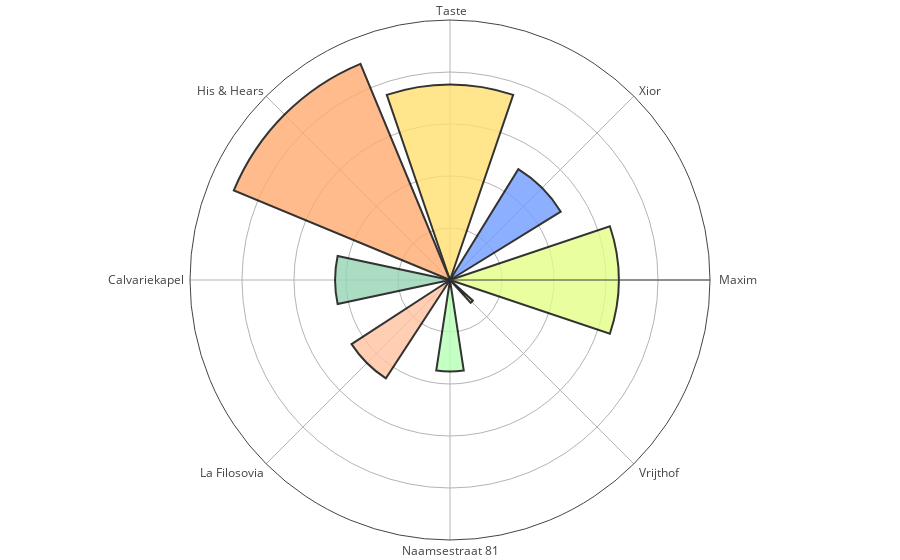

Source (notebook cell):
### Code cell
import plotly.graph_objects as go

fig = go.Figure(go.Barpolar(
    r=average_noise_per_location["radius"],
    theta=angles,
    width=average_noise_per_location["angle"],
    marker_color=["#E4FF87", '#709BFF',  '#FFDF70', '#FFAA70', '#96D5B3', '#FFC2A0', '#B6FFB4', '#FFDEA6'],
    marker_line_color="black",
    marker_line_width=2,
    opacity=0.8
))

fig.update_layout(
    template=None,
    margin=dict(l=0, r=0, t=20, b=20),  # Set margins to 0
    polar = dict(
        radialaxis = dict(range=[0, 5], showticklabels=False, ticks=''),
        angularaxis=dict(
            tickmode='array',
            tickvals=angles,
            ticktext=average_noise_per_location["description"],
            showticklabels=True,
            ticks=''
        )
    )
)

fig.show()

### Figure 1 — Plotly figure (JSON) as saved in the notebook; plotly's stock layout.template omitted (floating-point values rounded to 4 significant figures)
{"data": [{"marker": {"color": ["#E4FF87", "#709BFF", "#FFDF70", "#FFAA70", "#96D5B3", "#FFC2A0", "#B6FFB4", "#FFDEA6"], "line": {"color": "black", "width": 2}}, "opacity": 0.8, "r": [3.244, 2.503, 3.762, 4.5, 2.21, 2.259, 1.762, 0.593], "theta": [0, 45, 90, 135, 180, 225, 270, 315], "type": "barpolar", "width": [37.13, 26.69, 37.71, 45, 24.06, 23.83, 17.28, 5.691]}], "layout": {"margin": {"b": 20, "l": 0, "r": 0, "t": 20}, "polar": {"angularaxis": {"showticklabels": true, "tickmode": "array", "ticks": "", "ticktext": ["  Maxim", " Xior", " Taste", " His & Hears", " Calvariekapel ", " La Filosovia", "Naamsestraat 81", " Vrijthof"], "tickvals": [0, 45, 90, 135, 180, 225, 270, 315]}, "radialaxis": {"range": [0, 5], "showticklabels": false, "ticks": ""}}}}
